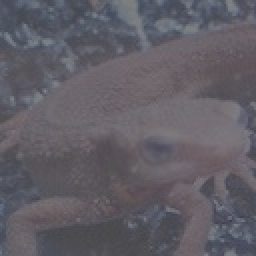
#> input picture sample.jpg, 128 x 128 px (shown 2 times larger)
$ python histogram.py   (older library calls are emulated)
#> lines starting #> are read from the running program, lines starting #| are printed output that depends on the picture; after the words box and inside, x2 and y2 are one past the last pixel; in counts of white or black regions, pixels touching at a corner belong together
### function/HistogramNormalization.py
import cv2
import numpy as np
import matplotlib.pyplot as plt

# histogram normalization
def hist_normalization(img, a=0, b=255):
	# get max and min
	c = img.min()
	d = img.max()

	out = img.copy()

	# normalization
	out = (b-a) / (d - c) * (out - c) + a
	out[out < a] = a
	out[out > b] = b
	out = out.astype(np.uint8)

	return out

### function/HistogramEqualization.py
import cv2
import numpy as np
import matplotlib.pyplot as plt

# histogram equalization
def hist_equal(img, z_max=255):
	H, W, C = img.shape
	S = H * W * C * 1.

	out = img.copy()

	sum_h = 0.

	for i in range(1, 255):
		ind = np.where(img == i)
		sum_h += len(img[ind])
		z_prime = z_max / S * sum_h
		out[ind] = z_prime

	out = out.astype(np.uint8)

	return out

### function/DisplayHistogram.py
import cv2
import matplotlib.pyplot as plt
import numpy as np


def display(img):
    # ヒストグラムを作成する。
    n_bins = 256  # ビンの数
    hist_range = [0, 256]  # 集計範囲

    hists = []
    channels = {0: "blue", 1: "green", 2: "red"}
    for ch in channels:
        hist = cv2.calcHist(
            [img], channels=[ch], mask=None, histSize=[n_bins], ranges=hist_range
        )
        hist = hist.squeeze(axis=-1)#axis=-1 とした場合は、一番最後の軸で結合します。
        hists.append(hist)#リストの最後に付加する


    # 描画する。
    def plot_hist(bins, hist, color):
        centers = (bins[:-1] + bins[1:]) / 2
        widths = np.diff(bins)
        ax.bar(centers, hist, width=widths, color=color)

    #Return evenly spaced numbers over a specified interval.
    #返回指定间隔内的等间隔数字。
    bins = np.linspace(*hist_range, n_bins + 1)

    fig, ax = plt.subplots()
    #Set the x ticks with list of ticks
    #用刻度列表设置x刻度
    ax.set_xticks([0, 256])
    #Set the x-axis view limits.
    #设置x轴视图限制。
    ax.set_xlim([0, 256])
    ax.set_xlabel("histogram")
    #forループで複数のリストの要素を取得
    for hist, color in zip(hists, channels.values()):
        plot_hist(bins, hist, color=color)
    plt.show()

### histogram.py
import sys
sys.path.append(r'.\function')
#ヒストグラム表示　display(img)
import DisplayHistogram as DH
#ヒストグラム正規化 hist_equal(img, z_max=255)
import HistogramEqualization as HE
#ヒストグラム平坦化 hist_normalization(img, a=0, b=255)
import HistogramNormalization as HN
import cv2
import numpy as np

# Read image
img = cv2.imread("sample.jpg").astype(np.float)
H, W, C = img.shape
#> H = 128; W = 128; C = 3

# histogram normalization
HNout = HN.hist_normalization(img)
#> in hist_normalization, `c = img.min()`: c = 60
#> in hist_normalization, `d = img.max()`: d = 141
#> in hist_normalization, `out = (b-a) / (d - c) * (out - c) + a`:
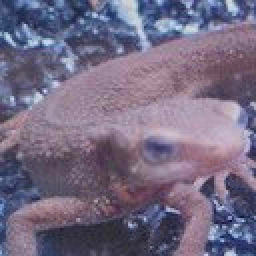
#> out: shape (128, 128, 3) float64 (shown 2 times larger); mean B, G, R 131.9, 107.1, 117.2; drawn with min black and max white
#> in hist_normalization, `out[out > b] = b`: out: shape (128, 128, 3) float64; 0.01% of pixels changed, all inside (x1, y1, x2, y2) = (22, 45, 23, 46)
HEout = HE.hist_equal(img)
#> the loop in hist_equal, `for i in range(1, 255):` made 254 passes
#> (ind, sum_h, z_prime) on passes 1 to 3: ((empty array, empty array, empty array), 0, 0), ((empty array, empty array, empty array), 0, 0), ((empty array, empty array, empty array), 0, 0)
#> after the loop in hist_equal, `for i in range(1, 255):`:
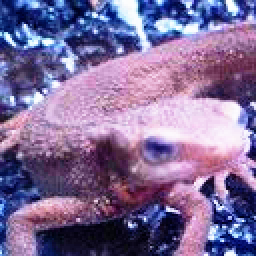
#> out: shape (128, 128, 3) float64 (shown 2 times larger); mean B, G, R 153.5, 108.7, 128.6
#> after the loop in hist_equal, `for i in range(1, 255):`: sum_h = 49152

# Display histogram
DH.display(HNout)
#> after the loop in display, `for ch in channels:`: hists = 3 items
#> the loop in display, `for hist, color in zip(hists, channels.values()):` made 3 passes
#> color on passes 1 to 3: 'blue', 'green', 'red'
#> in display, `plt.show()`:
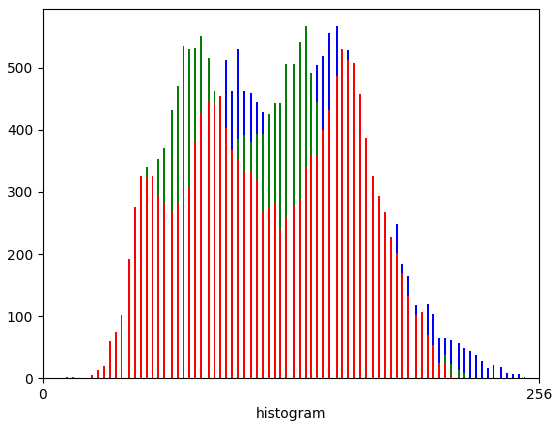
#> figure drawn by matplotlib, 1 panel; tallest bar 567 high, from x = 151 to 152; tallest bar 567 high, from x = 135 to 136; tallest bar 531 high, from x = 154 to 155
DH.display(HEout)
#> the loop in display (call 2), `for hist, color in zip(hists, channels.values()):` made 3 passes
#> in display (call 2), `plt.show()`:
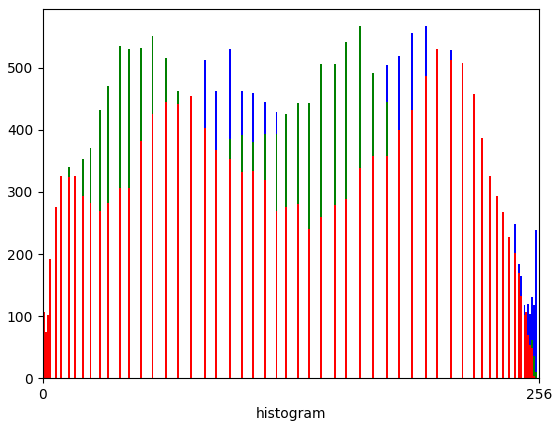
#> figure drawn by matplotlib, 1 panel; tallest bar 567 high, from x = 197 to 198; tallest bar 567 high, from x = 163 to 164; tallest bar 531 high, from x = 203 to 204


# Save result
cv2.imshow("Histogram Equalization", HEout)
cv2.imshow("Histogram Normalization", HNout)

cv2.imwrite("HNout.jpg", HNout)
cv2.imwrite("HEout.jpg", HEout)

cv2.waitKey(0)
cv2.destroyAllWindows()
